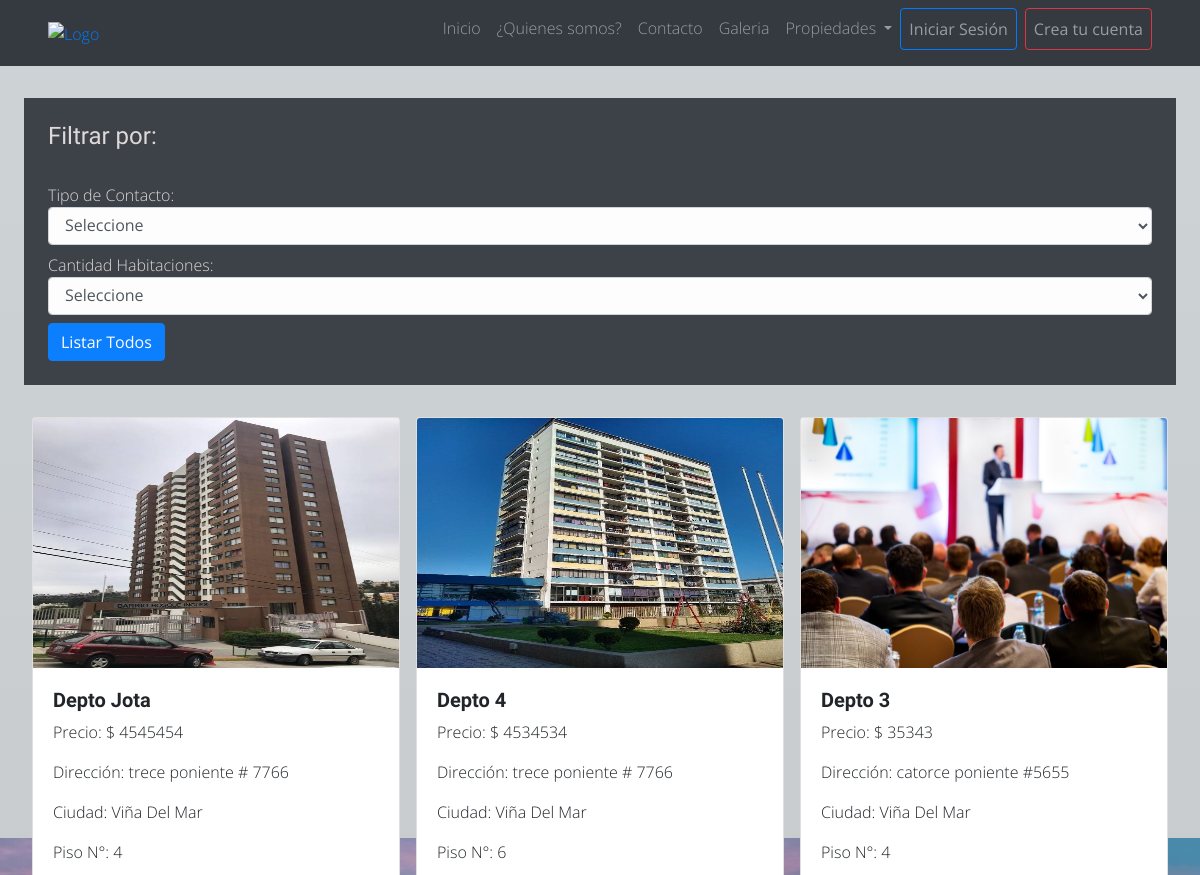
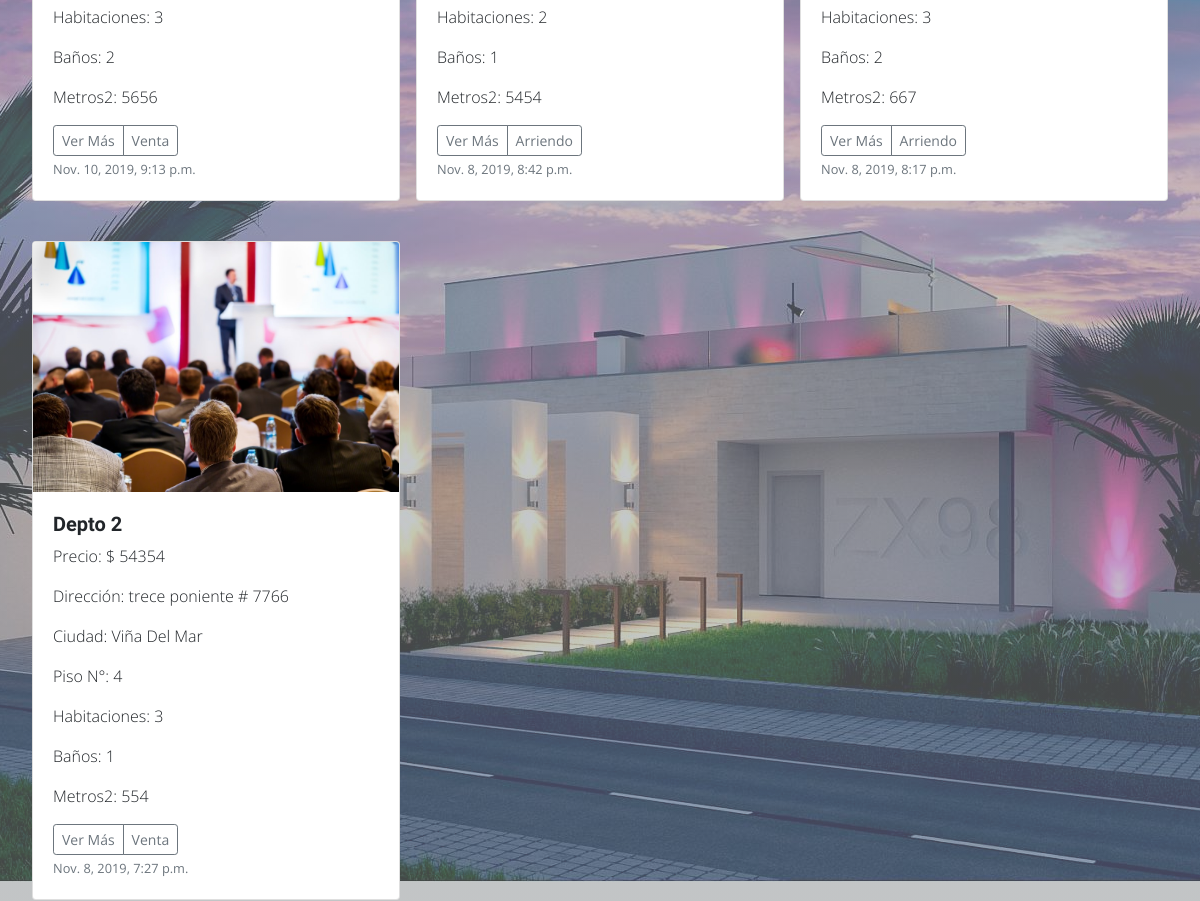
/departamento/ (upper part), run on an earlier commit of the app's database (2 pictures, top to bottom).
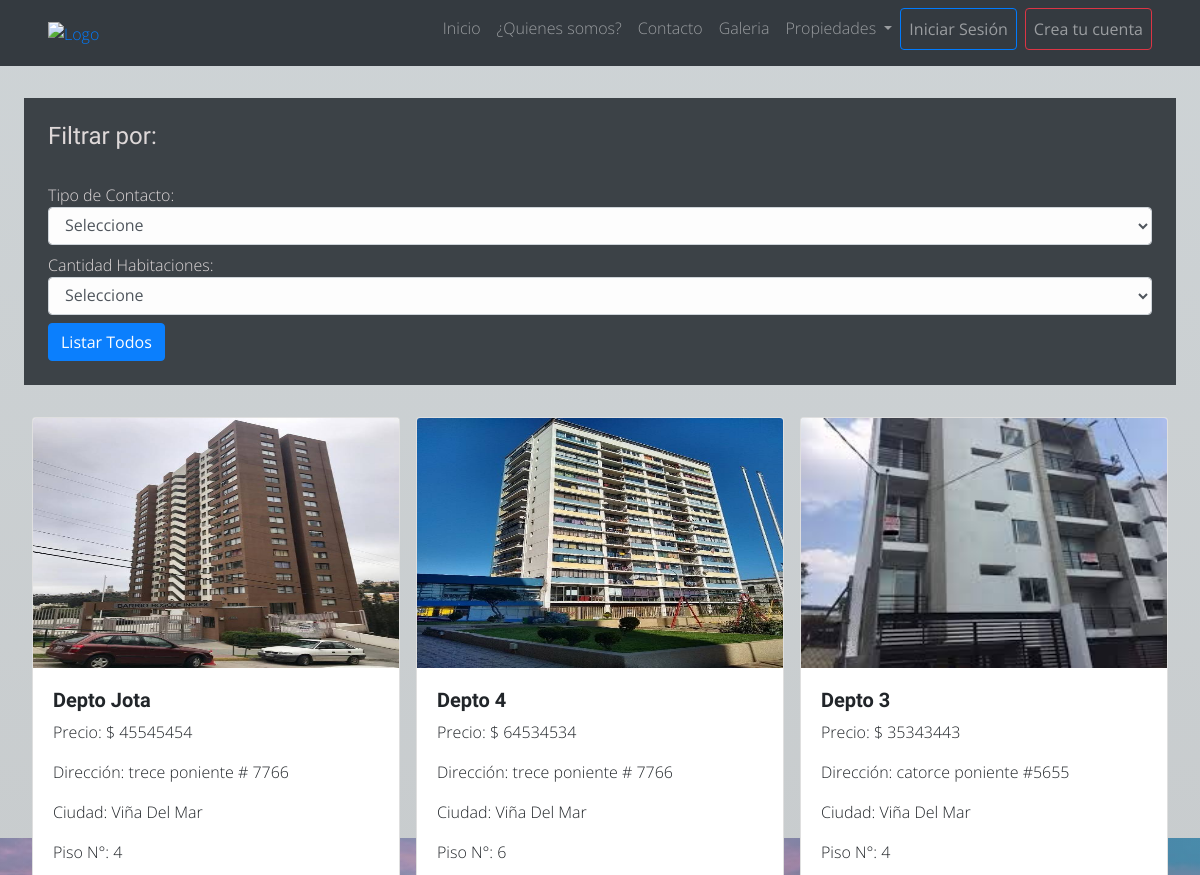
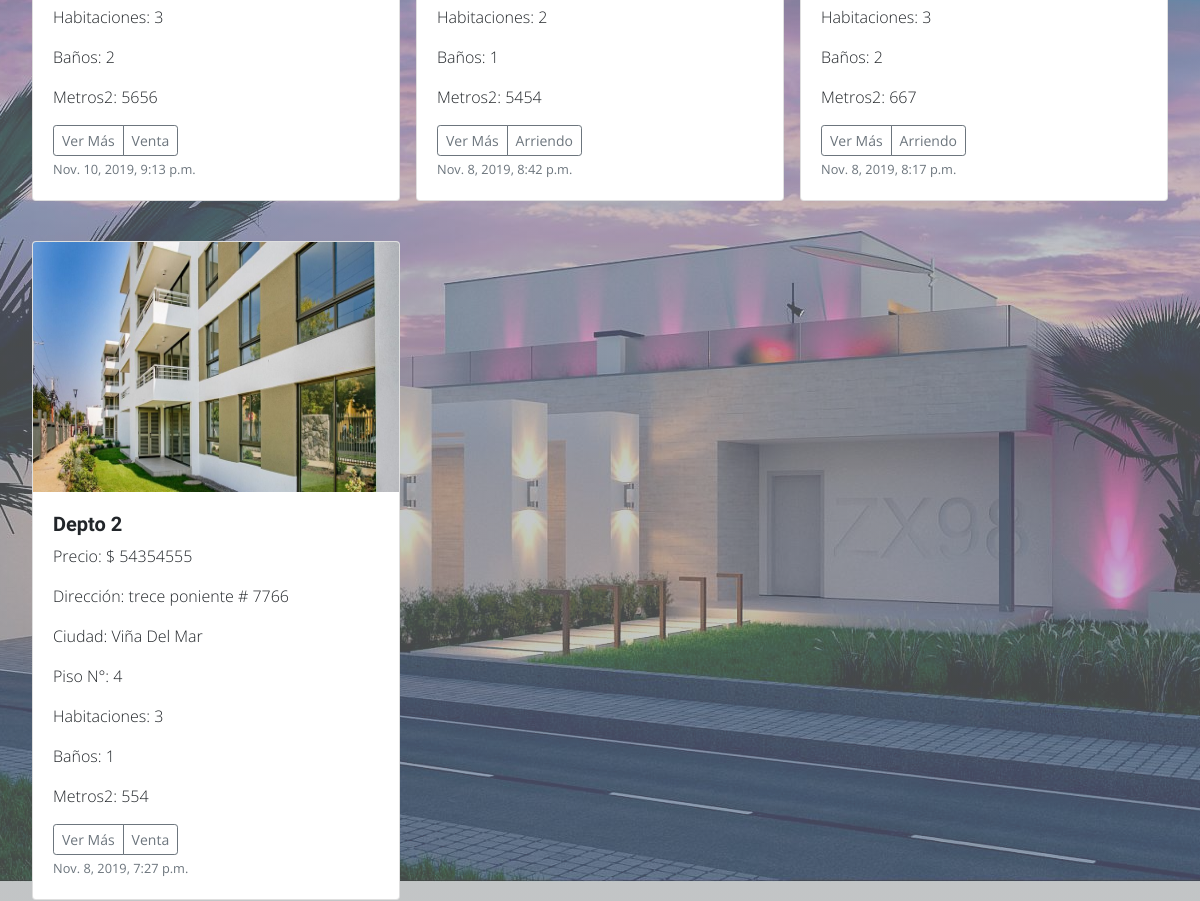
And on a later commit of the database (2 pictures, top to bottom).
### core/models.py (models this page shows, shortened)
class Departamento(models.Model):
    opciones = [
    ('Venta', 'Venta'),
    ('Arriendo', 'Arriendo')
    ]
    id = models.AutoField(primary_key=True)
    autor = models.ForeignKey('auth.User',on_delete=models.CASCADE)
    titulo = models.CharField(max_length=200)
    descripcion = models.TextField()
    imagen = models.ImageField(upload_to='Departamentos')
    direccion = models.CharField(max_length=200)
    num_piso = models.IntegerField(blank=False, null=False)
    ciudad = models.CharField(max_length=200)
    precio = models.DecimalField(max_digits=19, decimal_places=0)
    cant_habitaciones = models.IntegerField(blank=False, null=False)
    cant_baños = models.IntegerField(blank=False, null=False)
    metros_2 = models.DecimalField(max_digits=19, decimal_places=0)
    tipo_contacto = models.CharField(max_length=10, choices=opciones)
    created_date = models.DateTimeField(default=timezone.now)
    published_date = models.DateTimeField(blank=True, null=True,default=timezone.now)
    destacado = models.BooleanField(blank=True, null=True)
    class Meta:
        verbose_name = "Departamento"
        verbose_name_plural = "Departamentos"
        ordering = ['-created_date']

### core/views.py (the view)
# urls.py: path("departamento/", views.DepartamentoList, name="deptos"),
def DepartamentoList(request):
    filtro_contacto = request.GET.get('filtro_contacto')
    filtro_habitaciones = request.GET.get('filtro_habitaciones')
    if filtro_contacto:
        deptos = Departamento.objects.filter(tipo_contacto=filtro_contacto)
    elif filtro_habitaciones:
        deptos = Departamento.objects.filter(cant_habitaciones=filtro_habitaciones)
    else:
        deptos = Departamento.objects.filter(published_date__lte=timezone.now()).order_by('-published_date')
        paginator = Paginator(deptos, 6)
        page = request.GET.get('page')
        deptos = paginator.get_page(page)
    return render(request, 'core/departamento_list.html', {'deptos':deptos})

### core/templates/core/departamento_list.html (shortened to what this page needs)
{% extends 'core/base.html' %}
{% load static %}
{% block  content %}
    <div class="col-12 prop_detail mt-2 mb-3 p-4 bg-dark">
        <h4>Filtrar por:</h4><br>
        <span>Tipo de Contacto:</span>
        <select id="fil_depto_tipo_contacto" class="form-control mb-2">
            <option value="">Seleccione </option>
        </select>
        <span>Cantidad Habitaciones:</span>
        <select  id="fil_depto_habitaciones" class="form-control mb-2">
            <option value="">Seleccione </option>
        </select>
        <a class="btn btn-primary" href="{% url 'deptos' %}">Listar Todos</a>
    </div>
    {% for depto in deptos %}
        <div class="col-sm-6 col-md-4 mt-3">
			<div class="card mb-4">
				<img src="{{depto.imagen.url}}" class="card-img-top tamano_img" alt="">
				<div class="card-body">
					<h5 class="card-text"><b>{{ depto.titulo|linebreaksbr }}</b></h5>
                    <p class="card-text">Precio: $ {{ depto.precio }}</p>
                    <p class="card-text">Dirección: {{ depto.direccion }}</p>
                    <p class="card-text">Ciudad: {{ depto.ciudad }}</p>
                    <p class="card-text">Piso N°: {{ depto.num_piso }}</p>
                    <p class="card-text">Habitaciones: {{ depto.cant_habitaciones }}</p>
                    <p class="card-text">Baños: {{ depto.cant_baños }}</p>
                    <p class="card-text">Metros2: {{ depto.metros_2 }}</p>
					<div class="d-flex justify-content-between align-items-center">
						<div class="btn-group">
							<a href="{% url 'depto' depto.id %}" class="btn btn-sm btn-outline-secondary">Ver Más</a>
							<a href="{% url 'contacto'  %}"  class="btn btn-sm btn-outline-secondary">{{depto.tipo_contacto}}</a>
						</div>
					</div>
                    <small class="text-muted">{{ depto.published_date }}</small>
				</div>
			</div>
		</div>
    {% endfor %}
{% endblock content %}

### core/templates/core/base.html (shortened to what this page needs)
{% load static %}
<!DOCTYPE html>
<html lang="es">
<head>
    <link rel="stylesheet" href="https://stackpath.bootstrapcdn.com/bootstrap/4.3.1/css/bootstrap.min.css">
    <link rel="stylesheet" href="{% static 'core/css/flexboxgrid.min.css' %}">
    <link rel="stylesheet" href="{% static 'core/css/style.css' %}">
    <link rel="stylesheet" href="{% static 'core/css/lightbox.min.css' %}">
    <link rel="stylesheet" href="{% static 'core/css/baguetteBox.min.css' %}">
</head>
<body class="parallax">
    <nav class="navbar navbar-expand-lg navbar-dark tamano_logo bg-dark">
        <div class="container-fluid" id="subir-al-cielo">
            <a href="{% url 'home' %}" class="tamano_logo_texto"> <img src="{% static 'core/img/logo.png'%}" alt="Logo"></a>
            <div class="collapse navbar-collapse justify-content-end " id="navbarNavDropdown">
                <ul class="navbar-nav ">
                    <li class="nav-item ">
                        <a class="nav-link " href="{% url 'home'%}">Inicio</a>
                    </li>
                    <li class="nav-item">
                        <a class="nav-link" href="{% url 'quienes_somos'%}">¿Quienes somos?</a>
                    </li>
                    <li class="nav-item">
                        <a class="nav-link" href="{% url 'contacto'%}">Contacto</a>
                    </li>
                    <li class="nav-item">
                        <a class="nav-link" href="{% url 'galeria'%}">Galeria</a>
                    </li>
                    <li class="nav-item dropdown">
                        <a class="nav-link dropdown-toggle" href="#" id="navbarDropdownMenuLink" role="button" data-toggle="dropdown" aria-haspopup="true" aria-expanded="false">
                        Propiedades
                        </a>
                    </li>
                    {% if not request.user.is_authenticated %}
                    <li class="nav-item">
                         <a class="nav-link btn btn-outline-primary mr-2 mb-2" href="{% url 'login' %}">Iniciar Sesión</a>
                    </li>
                    <li class="nav-item">
                        <a class="nav-link btn btn-outline-danger" href="{% url 'registro' %}">Crea tu cuenta</a>
                     </li>
                    {% endif %}
                </ul>
            </div>
        </div>
    </nav>
    <div class="container-fluid">
        <div class="row">
            {% block content %} {% endblock %}
        </div>
    </div>
</body>
</html>

### core/static/core/css/style.css (style rules this page uses)
* { margin: 0; padding: 0; box-sizing: border-box; }
body { font-family: 'Open Sans', sans-serif; font-weight: 300; }
.parallax { background: white fixed no-repeat 50% 50%; background-image: linear-gradient( rgba(157, 168, 173, 0.5), rgba(123, 125, 126, 0.5)), url(../img/back2.jpg); }
h1, h2, h3, h4, h5, h6 { font-family: 'Julius Sans One', sans-serif; }
.tamano_logo a img { width: 70px; height: 70px; }
html { scroll-behavior: smooth; }
.tamano_img { width: 100%; height: 250px; }
.prop_detail { color: #dfd9d9; opacity: 95%; }

What changed in the data, as far as the page shows it:
changed Departamento "Depto Jota": precio "4545454" → "45545454"
changed Departamento "Depto 4": precio "4534534" → "64534534"
changed Departamento "Depto 3": imagen: a different picture; precio "35343" → "35343443"
changed Departamento "Depto 2": imagen: a different picture; precio "54354" → "54354555"
